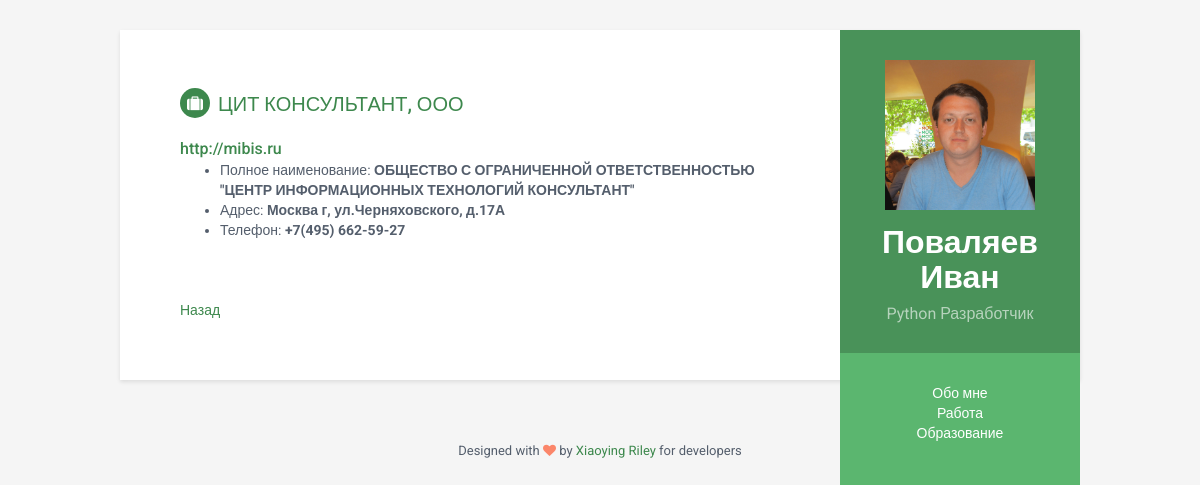
Screenshot of /company/3/ with the database file from the repository.
### about/models.py (models this page shows)
class UserProfile(models.Model):
    user = models.OneToOneField(User)
    avatar = models.ImageField(upload_to='documents/')
    prof_desc = models.CharField(max_length=100, default='')
    birth_date = models.DateField(blank=True)
    def __str__(self):
        return '{} {}'.format(self.user.last_name, self.user.first_name)

class Company(models.Model):
    short_name = models.CharField(max_length=255)
    full_name = models.CharField(
        max_length=255, null=True, blank=True, default=short_name)
    address = models.CharField(max_length=255)
    website = models.CharField(max_length=255, null=True, blank=True)
    phone = models.CharField(max_length=20, null=True, blank=True)
    def __str__(self):
        return self.short_name

### about/views.py (the view)
# urls.py: url(r'company/(?P<pk>\d+)/$', views.CompanyView.as_view(), name='company'),
class CompanyView(MyBaseView):
    template_name = 'company_details.html'
    def get_context_data(self, **kwargs):
        context = super().get_context_data(**kwargs)
        try:
            context['company'] = Company.objects.get(pk=self.kwargs['pk'])
        except ObjectDoesNotExist:
            raise Http404
        return context

### about/views.py (called while the page is built)
    def get_context_data(self, **kwargs):
        context = super().get_context_data(**kwargs)
        context['userdata'] = UserProfile.objects.get(pk=1)
        return context

### about/templates/company_details.html
{% extends 'base.html' %}
{% load staticfiles %}
{% block content %}
<section class="section experiences-section">
    <h2 class="section-title"><i class="fa fa-suitcase"></i>{{company|title}}</h2>
    <div class="item">
        <div class="meta">
            <div class="upper-row">
                <h3 class="job-title"><a href="{{company.website}}" target="_blank">{{company.website}}</a></h3>
            </div>
        </div>
        <div class="details">
        <ul>
        <li>Полное наименование: <strong>{{company.full_name}}</strong></li>
        <li>Адрес: <strong>{{company.address}}</strong></li>
        <li>Телефон: <strong>{{company.phone}}</strong></li>
        </ul>
        </div>
    </div>
</section>
<a href="#" onClick="javascript:history.go(-1);">Назад</a>
{% endblock content %}

### about/templates/base.html (shortened to what this page needs)
{% load static %}
<!DOCTYPE html>
 <html lang="en">
<head>
    <link rel="stylesheet" href="{% static 'about/plugins/bootstrap/css/bootstrap.min.css' %}">
    <link rel="stylesheet" href="{% static 'about/plugins/font-awesome/css/font-awesome.css' %}">
    <link id="theme-style" rel="stylesheet" href="{% static 'about/css/styles-3.css' %}">
    <link rel="stylesheet" href="{% static 'about/css/custom.css' %}">
</head>
<body>
    <div class="wrapper">
        <div class="sidebar-wrapper">
            <div class="profile-container">
                {% if userdata %}
                <img class="profile" src="{{userdata.avatar.url}}" alt="Photo" width="150px" height="150px" />
                <h1 class="name">{{userdata|title}}</h1>
                <h3 class="tagline">{{userdata.prof_desc|title}}</h3>
                {% endif %}
            </div>
            <div class="container-block">
                <ul class="list-unstyled">
                    <li><a href="{% url 'about:home' %}">Обо мне</a></li>
                    <li><a href="{% url 'about:work' %}">Работа</a></li>
                    <li><a href="{% url 'about:study' %}">Образование</a></li>
                </ul>
            </div>
        </div>
        <div class="main-wrapper">
        {% block content %}
        {% endblock %}
        </div>
    </div>
    <footer class="footer">
        <div class="text-center">
                <small class="copyright">Designed with <i class="fa fa-heart"></i> by <a href="http://themes.3rdwavemedia.com" target="_blank">Xiaoying Riley</a> for developers</small>
        </div>
    </footer>
</body>
</html>

### about/static/about/css/styles-3.css (style rules this page uses)
body { font-family: 'Roboto', sans-serif; color: #545E6C; background: #f5f5f5; font-size: 14px; padding: 30px; -webkit-font-smoothing: antialiased; -moz-osx-font-smoothing: grayscale; }
h1, h2, h3, h4, h5, h6 { font-weight: 700; }
a { color: #3d884d; -webkit-transition: all 0.4s ease-in-out; -moz-transition: all 0.4s ease-in-out; -ms-transition: all 0.4s ease-in-out; -o-transition: all 0.4s ease-in-out; }
.wrapper { background: #5BB66F; max-width: 960px; margin: 0 auto; position: relative; -webkit-box-shadow: 0px 2px 4px rgba(0, 0, 0, 0.1); -moz-box-shadow: 0px 2px 4px rgba(0, 0, 0, 0.1); box-shadow: 0px 2px 4px rgba(0, 0, 0, 0.1); }
.sidebar-wrapper { background: #5BB66F; position: absolute; right: 0; width: 240px; height: 100%; min-height: 1000px; color: #fff; }
.sidebar-wrapper a { color: #fff; }
.sidebar-wrapper .profile-container { padding: 30px; background: rgba(0, 0, 0, 0.2); text-align: center; color: #fff; }
.sidebar-wrapper .name { font-size: 32px; font-weight: 900; margin-top: 0; margin-bottom: 10px; }
.sidebar-wrapper .tagline { color: rgba(255, 255, 255, 0.6); font-size: 16px; font-weight: 400; margin-top: 0; margin-bottom: 0; }
.sidebar-wrapper .profile { margin-bottom: 15px; }
.sidebar-wrapper .container-block { padding: 30px; }
.main-wrapper { background: #fff; padding: 60px; padding-right: 300px; }
.main-wrapper .section-title { text-transform: uppercase; font-size: 20px; font-weight: 500; color: #3d884d; position: relative; margin-top: 0; margin-bottom: 20px; }
.main-wrapper .section-title .fa { width: 30px; height: 30px; margin-right: 8px; display: inline-block; color: #fff; -webkit-border-radius: 50%; -moz-border-radius: 50%; -ms-border-radius: 50%; -o-border-radius: 50%; border-radius: 50%; -moz-background-clip: padding; -webkit-background-clip: padding-box; background-clip: padding-box; background: #3d884d; text-align: center; padding-top: 8px; font-size: 16px; position: relative; top: -2px; }
.main-wrapper .section { margin-bottom: 60px; }
.main-wrapper .experiences-section .item { margin-bottom: 30px; }
.main-wrapper .upper-row { position: relative; overflow: hidden; margin-bottom: 2px; }
.main-wrapper .job-title { color: #3F4650; font-size: 16px; margin-top: 0; margin-bottom: 0; font-weight: 500; }
.footer { padding: 30px; padding-top: 60px; }
.footer .copyright { line-height: 1.6; color: #545E6C; font-size: 13px; }
.footer .fa-heart { color: #fb866a; }

### about/static/about/css/custom.css (style rules this page uses)
html { overflow-y: scroll; }
.list-unstyled { text-align: center; }

### rows the page displays
UserProfile: avatar (picture), user.first_name "Поваляев Иван", prof_desc "Python Разработчик"
Company: short_name "ЦИТ КОНСУЛЬТАНТ, ООО", website "http://mibis.ru", full_name "ОБЩЕСТВО С ОГРАНИЧЕННОЙ ОТВЕТСТВЕННОСТЬЮ \"ЦЕНТР ИНФОРМАЦИОННЫХ ТЕХНОЛОГИЙ КОНСУЛЬТАНТ\"", address "Москва г, ул.Черняховского, д.17А", phone "+7(495) 662-59-27"
